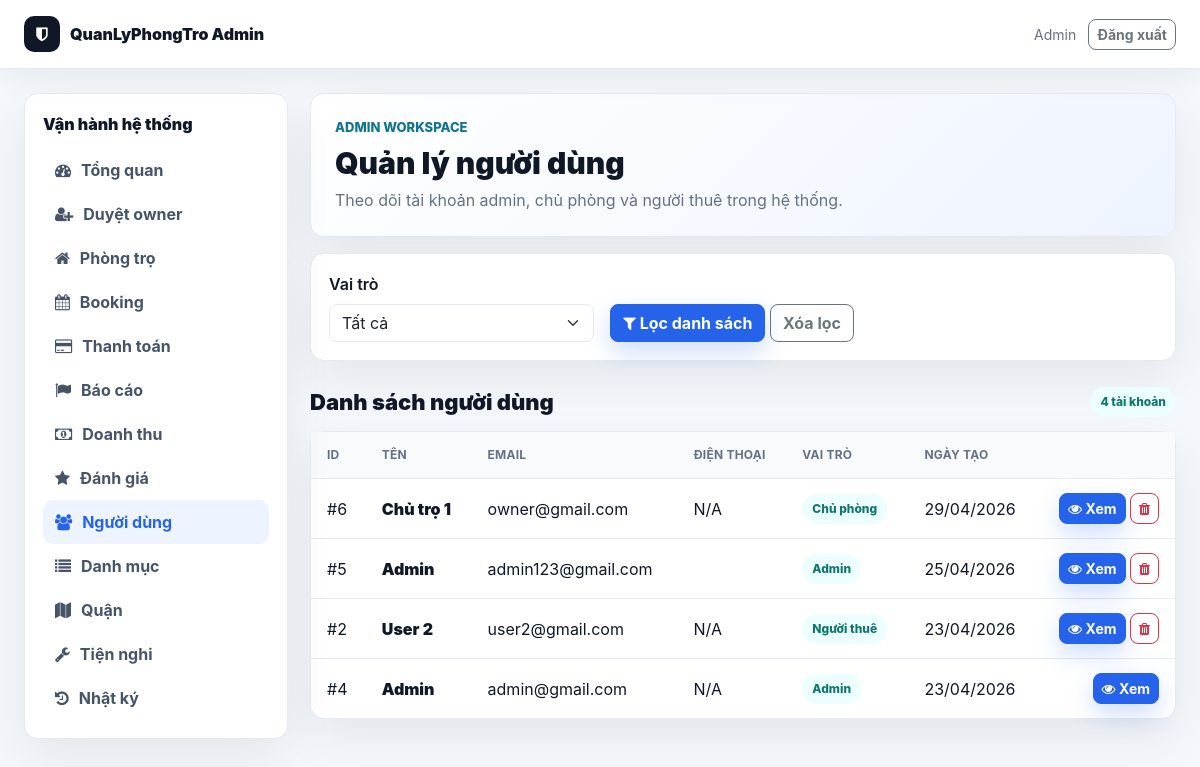
/public/admin/users.php (signed in), run on the app's committed database.
### tables this page shows
CREATE TABLE `users` (
  `id` int(11) NOT NULL,
  `name` varchar(100) DEFAULT NULL,
  `email` varchar(150) DEFAULT NULL,
  `password` varchar(255) DEFAULT NULL,
  `reset_token` varchar(64) DEFAULT NULL,
  `reset_expires` datetime DEFAULT NULL,
  `phone` varchar(20) DEFAULT NULL,
  `avatar` varchar(255) DEFAULT NULL,
  `role` enum('user','owner','admin') DEFAULT 'user',
  `created_at` timestamp NOT NULL DEFAULT current_timestamp(),
  `status` varchar(20) DEFAULT 'pending',
  `approved_by` int(11) DEFAULT NULL,
  `approved_at` datetime DEFAULT NULL,
  `rejection_reason` text DEFAULT NULL,
  `address` text DEFAULT NULL,
  `idcard_number` varchar(50) DEFAULT NULL,
  `trust_score` int(11) NOT NULL DEFAULT 0,
  `admin_note` text DEFAULT NULL,
  `verified_at` datetime DEFAULT NULL
);

### public/admin_init.php (called while the page is built, shortened)
<?php
require_once __DIR__ . '/../config/database.php';
require_once __DIR__ . '/../core/Database.php';
require_once __DIR__ . '/../core/User.php';
require_once __DIR__ . '/../app/controller/UserController.php';
require_once __DIR__ . '/../app/controller/ActivityLogController.php';
$db = new Database($conn);
?>

### app/controller/UserController.php (called while the page is built, shortened)
<?php
class UserController {
    private $user;
    public function __construct($db, $activityLog = null) {
        $this->user = new User($db);
    }
    public function listUsers() {
        $page = isset($_GET['page']) ? (int)$_GET['page'] : 1;
        $role = isset($_GET['role']) ? $_GET['role'] : '';
        $users = $this->user->getAll($page, ITEMS_PER_PAGE, $role);
        $total = $this->user->getTotal($role);
        $total_pages = ceil($total / ITEMS_PER_PAGE);
        return [
            'users' => $users,
            'total' => $total,
            'page' => $page,
            'total_pages' => $total_pages,
            'role' => $role
        ];
    }
}
?>

### core/User.php (called while the page is built, shortened)
<?php
class User {
    private $db;
    public function __construct($database) {
        $this->db = $database;
    }
    public function getAll($page = 1, $limit = ITEMS_PER_PAGE, $role = '') {
        $offset = ($page - 1) * $limit;
        $sql = "SELECT * FROM users";
        $sql .= " ORDER BY created_at DESC LIMIT $offset, $limit";
        return $this->db->getRows($sql);
    }
    public function getTotal($role = '') {
        $where = '';
        return $this->db->count('users', $where);
    }
}
?>

### core/Database.php (called while the page is built, shortened)
<?php
class Database {
    private $conn;
    public function __construct($connection) {
        $this->conn = $connection;
    }
    public function getRows($sql) {
        $result = $this->conn->query($sql);
        if ($result && $result->num_rows > 0) {
            $rows = [];
            while ($row = $result->fetch_assoc()) {
                $rows[] = $row;
            }
            return $rows;
        }
        return [];
    }
    public function count($table, $where = '') {
        $sql = "SELECT COUNT(*) as count FROM $table";
        $result = $this->conn->query($sql);
        if ($result) {
            $row = $result->fetch_assoc();
            return $row['count'];
        }
        return 0;
    }
}
?>

### public/admin/users.php (the view, shortened to what this page needs)
<?php
require_once __DIR__ . '/../admin_init.php';
require_once __DIR__ . '/layout.php';
$activityLog = new ActivityLog($db);
$controller = new UserController($db, $activityLog);
$data = $controller->listUsers();
?>
<div class="wb-card mb-3">
    <form method="GET" class="row g-3 align-items-end">
        <div class="col-md-4">
            <label class="form-label fw-semibold">Vai trò</label>
            <select name="role" class="form-select">
                <option value="">Tất cả</option>
            </select>
        </div>
        <div class="col-md-8">
            <button type="submit" class="btn btn-primary"><i class="fa fa-filter"></i> Lọc danh sách</button>
            <a href="<?php echo ADMIN_URL; ?>users.php" class="btn btn-outline-secondary">Xóa lọc</a>
        </div>
    </form>
</div>
<div class="wb-section-head">
    <h2>Danh sách người dùng</h2>
    <span class="wb-pill"><?php echo (int)($data['total'] ?? 0); ?> tài khoản</span>
</div>
<div class="wb-table-card">
    <?php if (!empty($data['users'])): ?>
        <table class="wb-table">
            <thead>
                <tr>
                    <th>ID</th>
                    <th>Tên</th>
                    <th>Email</th>
                    <th>Điện thoại</th>
                    <th>Vai trò</th>
                    <th>Ngày tạo</th>
                    <th></th>
                </tr>
            </thead>
            <tbody>
                <?php foreach ($data['users'] as $user): ?>
                    <tr>
                        <td>#<?php echo (int)$user['id']; ?></td>
                        <td class="wb-title"><?php echo admin_e($user['name'] ?? 'N/A'); ?></td>
                        <td><?php echo admin_e($user['email'] ?? 'N/A'); ?></td>
                        <td><?php echo admin_e($user['phone'] ?? 'N/A'); ?></td>
                        <td><span class="wb-pill"><?php echo admin_status_label((string)($user['role'] ?? 'user')); ?></span></td>
                        <td><?php echo !empty($user['created_at']) ? date('d/m/Y', strtotime((string)$user['created_at'])) : ''; ?></td>
                        <td class="text-end">
                            <a href="<?php echo ADMIN_URL . 'user_detail.php?id=' . (int)$user['id']; ?>" class="btn btn-sm btn-primary"><i class="fa fa-eye"></i> Xem</a>
                            <?php if ((int)$user['id'] !== (int)$_SESSION['user_id']): ?>
                                <a href="<?php echo ADMIN_URL . 'users.php?action=delete&id=' . (int)$user['id']; ?>" class="btn btn-sm btn-outline-danger" onclick="return confirm('Xóa người dùng này?');"><i class="fa fa-trash"></i></a>
                            <?php endif; ?>
                        </td>
                    </tr>
                <?php endforeach; ?>
            </tbody>
        </table>
    <?php else: ?>
        <div class="wb-empty">Không có người dùng phù hợp bộ lọc.</div>
    <?php endif; ?>
</div>

### public/assets/css/modern.css (style rules this page uses)
:root { --app-bg: #f4f7fb; --app-surface: #ffffff; --app-surface-soft: #f8fafc; --app-text: #172033; --app-muted: #667085; --app-border: #e5eaf2; --app-primary: #2563eb; --app-primary-dark: #1e40af; --app-accent: #14b8a6; --app-warning: #f59e0b; --app-danger: #dc2626; --app-success: #16a34a; --app-shadow: 0 14px 40px rgba(15, 23, 42, 0.08); --app-radius: 8px; }
body { background: var(--app-bg) !important; color: var(--app-text); font-family: "Inter", "Segoe UI", Arial, sans-serif !important; }
*, *::before, *::after { box-sizing: border-box; }
.btn, button, .btn-primary, .btn-view, .btn-search, .btn-cta { border-radius: var(--app-radius) !important; font-weight: 700; }
.btn-primary, .btn-view, .btn-search { background: var(--app-primary) !important; border-color: var(--app-primary) !important; box-shadow: 0 10px 24px rgba(37, 99, 235, 0.22); }
.form-control, .form-select, input, textarea, select { border-radius: var(--app-radius) !important; border-color: var(--app-border) !important; }

### public/assets/css/workbench.css (style rules this page uses)
:root { --wb-bg: #f4f7fb; --wb-surface: #ffffff; --wb-soft: #f8fafc; --wb-text: #101828; --wb-muted: #667085; --wb-border: #e5eaf2; --wb-primary: #2563eb; --wb-primary-dark: #1e40af; --wb-accent: #0e7490; --wb-success: #16a34a; --wb-warning: #f59e0b; --wb-danger: #dc2626; --wb-shadow: 0 18px 50px rgba(15, 23, 42, .07); }
body.workbench { min-height: 100vh; margin: 0; background: var(--wb-bg) !important; color: var(--wb-text); font-family: "Inter", "Segoe UI", Arial, sans-serif; }
.wb-sidebar, .wb-hero, .wb-card, .wb-table-card, .wb-list-card { background: var(--wb-surface); border: 1px solid var(--wb-border); border-radius: 14px; box-shadow: var(--wb-shadow); }
.wb-card { padding: 18px; }
.wb-section-head { margin: 26px 0 14px; display: flex; align-items: center; justify-content: space-between; gap: 12px; }
.wb-section-head h2 { margin: 0; font-size: 22px; font-weight: 950; }
.wb-pill { display: inline-flex; align-items: center; gap: 6px; padding: 6px 10px; border-radius: 999px; background: #ecfeff; color: #0f766e; font-size: 12px; font-weight: 850; }
.wb-table { width: 100%; margin: 0; }
.wb-table th, .wb-table td { padding: 14px 16px; border-bottom: 1px solid var(--wb-border); vertical-align: middle; }
.wb-table th { color: var(--wb-muted); background: var(--wb-soft); font-size: 12px; text-transform: uppercase; letter-spacing: .02em; }
.wb-table tr:last-child td { border-bottom: 0; }
.wb-title { color: var(--wb-text); font-weight: 900; }

### data on the page
users: id "6", name "Chủ trọ 1", email "owner@gmail.com", phone "N/A", role "Chủ phòng", created_at "29/04/2026"
users: id "5", name "Admin", email "admin123@gmail.com", role "Admin", created_at "25/04/2026"
users: id "2", name "User 2", email "user2@gmail.com", phone "N/A", role "Người thuê", created_at "23/04/2026"
users: id "4", name "Admin", email "admin@gmail.com", phone "N/A", role "Admin", created_at "23/04/2026"

### other printed values
admin_e(admin_current_name()) "Admin"
admin_e($item['label']) "Tổng quan"
admin_e($item['label']) "Duyệt owner"
admin_e($item['label']) "Phòng trọ"
admin_e($item['label']) "Booking"
admin_e($item['label']) "Thanh toán"
admin_e($item['label']) "Báo cáo"
admin_e($item['label']) "Doanh thu"
admin_e($item['label']) "Đánh giá"
admin_e($item['label']) "Người dùng"
admin_e($item['label']) "Danh mục"
admin_e($item['label']) "Quận"
admin_e($item['label']) "Tiện nghi"
admin_e($item['label']) "Nhật ký"
admin_e($title) "Quản lý người dùng"
